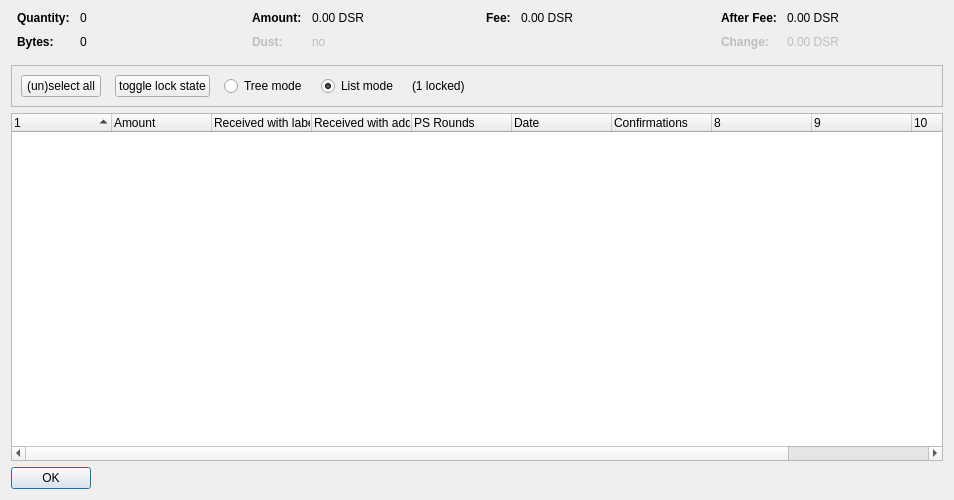
<?xml version="1.0" encoding="UTF-8"?>
<ui version="4.0">
 <class>CoinControlDialog</class>
 <widget class="QDialog" name="CoinControlDialog">
  <property name="geometry">
   <rect>
    <x>0</x>
    <y>0</y>
    <width>954</width>
    <height>500</height>
   </rect>
  </property>
  <property name="windowTitle">
   <string>Coin Selection</string>
  </property>
  <layout class="QVBoxLayout" name="verticalLayout">
   <item>
    <layout class="QHBoxLayout" name="horizontalLayoutTop" stretch="0,0,0,0">
     <property name="topMargin">
      <number>0</number>
     </property>
     <property name="bottomMargin">
      <number>10</number>
     </property>
     <item>
      <layout class="QFormLayout" name="formLayoutCoinControl1">
       <property name="horizontalSpacing">
        <number>10</number>
       </property>
       <property name="verticalSpacing">
        <number>10</number>
       </property>
       <property name="leftMargin">
        <number>6</number>
       </property>
       <property name="rightMargin">
        <number>6</number>
       </property>
       <item row="0" column="0">
        <widget class="QLabel" name="labelCoinControlQuantityText">
         <property name="font">
          <font>
           <weight>75</weight>
           <bold>true</bold>
          </font>
         </property>
         <property name="text">
          <string>Quantity:</string>
         </property>
        </widget>
       </item>
       <item row="0" column="1">
        <widget class="QLabel" name="labelCoinControlQuantity">
         <property name="cursor">
          <cursorShape>IBeamCursor</cursorShape>
         </property>
         <property name="contextMenuPolicy">
          <enum>Qt::ActionsContextMenu</enum>
         </property>
         <property name="text">
          <string notr="true">0</string>
         </property>
         <property name="textInteractionFlags">
          <set>Qt::LinksAccessibleByMouse|Qt::TextSelectableByKeyboard|Qt::TextSelectableByMouse</set>
         </property>
        </widget>
       </item>
       <item row="1" column="0">
        <widget class="QLabel" name="labelCoinControlBytesText">
         <property name="font">
          <font>
           <weight>75</weight>
           <bold>true</bold>
          </font>
         </property>
         <property name="text">
          <string>Bytes:</string>
         </property>
        </widget>
       </item>
       <item row="1" column="1">
        <widget class="QLabel" name="labelCoinControlBytes">
         <property name="cursor">
          <cursorShape>IBeamCursor</cursorShape>
         </property>
         <property name="contextMenuPolicy">
          <enum>Qt::ActionsContextMenu</enum>
         </property>
         <property name="text">
          <string notr="true">0</string>
         </property>
         <property name="textInteractionFlags">
          <set>Qt::LinksAccessibleByMouse|Qt::TextSelectableByKeyboard|Qt::TextSelectableByMouse</set>
         </property>
        </widget>
       </item>
      </layout>
     </item>
     <item>
      <layout class="QFormLayout" name="formLayoutCoinControl2">
       <property name="horizontalSpacing">
        <number>10</number>
       </property>
       <property name="verticalSpacing">
        <number>10</number>
       </property>
       <property name="leftMargin">
        <number>6</number>
       </property>
       <property name="rightMargin">
        <number>6</number>
       </property>
       <item row="0" column="0">
        <widget class="QLabel" name="labelCoinControlAmountText">
         <property name="font">
          <font>
           <weight>75</weight>
           <bold>true</bold>
          </font>
         </property>
         <property name="text">
          <string>Amount:</string>
         </property>
        </widget>
       </item>
       <item row="0" column="1">
        <widget class="QLabel" name="labelCoinControlAmount">
         <property name="cursor">
          <cursorShape>IBeamCursor</cursorShape>
         </property>
         <property name="contextMenuPolicy">
          <enum>Qt::ActionsContextMenu</enum>
         </property>
         <property name="text">
          <string notr="true">0.00 DSR</string>
         </property>
         <property name="textInteractionFlags">
          <set>Qt::LinksAccessibleByMouse|Qt::TextSelectableByKeyboard|Qt::TextSelectableByMouse</set>
         </property>
        </widget>
       </item>
       <item row="1" column="0">
        <widget class="QLabel" name="labelCoinControlLowOutputText">
         <property name="enabled">
          <bool>false</bool>
         </property>
         <property name="font">
          <font>
           <weight>75</weight>
           <bold>true</bold>
          </font>
         </property>
         <property name="text">
          <string>Dust:</string>
         </property>
        </widget>
       </item>
       <item row="1" column="1">
        <widget class="QLabel" name="labelCoinControlLowOutput">
         <property name="enabled">
          <bool>false</bool>
         </property>
         <property name="cursor">
          <cursorShape>IBeamCursor</cursorShape>
         </property>
         <property name="contextMenuPolicy">
          <enum>Qt::ActionsContextMenu</enum>
         </property>
         <property name="text">
          <string notr="true">no</string>
         </property>
         <property name="textInteractionFlags">
          <set>Qt::LinksAccessibleByMouse|Qt::TextSelectableByKeyboard|Qt::TextSelectableByMouse</set>
         </property>
        </widget>
       </item>
      </layout>
     </item>
     <item>
      <layout class="QFormLayout" name="formLayoutCoinControl3">
       <property name="horizontalSpacing">
        <number>10</number>
       </property>
       <property name="verticalSpacing">
        <number>10</number>
       </property>
       <property name="leftMargin">
        <number>6</number>
       </property>
       <property name="rightMargin">
        <number>6</number>
       </property>
       <item row="0" column="0">
        <widget class="QLabel" name="labelCoinControlFeeText">
         <property name="font">
          <font>
           <weight>75</weight>
           <bold>true</bold>
          </font>
         </property>
         <property name="text">
          <string>Fee:</string>
         </property>
        </widget>
       </item>
       <item row="0" column="1">
        <widget class="QLabel" name="labelCoinControlFee">
         <property name="cursor">
          <cursorShape>IBeamCursor</cursorShape>
         </property>
         <property name="contextMenuPolicy">
          <enum>Qt::ActionsContextMenu</enum>
         </property>
         <property name="text">
          <string notr="true">0.00 DSR</string>
         </property>
         <property name="textInteractionFlags">
          <set>Qt::LinksAccessibleByMouse|Qt::TextSelectableByKeyboard|Qt::TextSelectableByMouse</set>
         </property>
        </widget>
       </item>
      </layout>
     </item>
     <item>
      <layout class="QFormLayout" name="formLayoutCoinControl4">
       <property name="horizontalSpacing">
        <number>10</number>
       </property>
       <property name="verticalSpacing">
        <number>10</number>
       </property>
       <property name="leftMargin">
        <number>6</number>
       </property>
       <property name="rightMargin">
        <number>6</number>
       </property>
       <item row="0" column="0">
        <widget class="QLabel" name="labelCoinControlAfterFeeText">
         <property name="font">
          <font>
           <weight>75</weight>
           <bold>true</bold>
          </font>
         </property>
         <property name="text">
          <string>After Fee:</string>
         </property>
        </widget>
       </item>
       <item row="0" column="1">
        <widget class="QLabel" name="labelCoinControlAfterFee">
         <property name="cursor">
          <cursorShape>IBeamCursor</cursorShape>
         </property>
         <property name="contextMenuPolicy">
          <enum>Qt::ActionsContextMenu</enum>
         </property>
         <property name="text">
          <string notr="true">0.00 DSR</string>
         </property>
         <property name="textInteractionFlags">
          <set>Qt::LinksAccessibleByMouse|Qt::TextSelectableByKeyboard|Qt::TextSelectableByMouse</set>
         </property>
        </widget>
       </item>
       <item row="1" column="0">
        <widget class="QLabel" name="labelCoinControlChangeText">
         <property name="enabled">
          <bool>false</bool>
         </property>
         <property name="font">
          <font>
           <weight>75</weight>
           <bold>true</bold>
          </font>
         </property>
         <property name="text">
          <string>Change:</string>
         </property>
        </widget>
       </item>
       <item row="1" column="1">
        <widget class="QLabel" name="labelCoinControlChange">
         <property name="enabled">
          <bool>false</bool>
         </property>
         <property name="cursor">
          <cursorShape>IBeamCursor</cursorShape>
         </property>
         <property name="contextMenuPolicy">
          <enum>Qt::ActionsContextMenu</enum>
         </property>
         <property name="text">
          <string notr="true">0.00 DSR</string>
         </property>
         <property name="textInteractionFlags">
          <set>Qt::LinksAccessibleByMouse|Qt::TextSelectableByKeyboard|Qt::TextSelectableByMouse</set>
         </property>
        </widget>
       </item>
      </layout>
     </item>
    </layout>
   </item>
   <item>
    <widget class="QFrame" name="frame">
     <property name="minimumSize">
      <size>
       <width>0</width>
       <height>40</height>
      </size>
     </property>
     <property name="frameShape">
      <enum>QFrame::StyledPanel</enum>
     </property>
     <property name="frameShadow">
      <enum>QFrame::Sunken</enum>
     </property>
     <layout class="QHBoxLayout" name="horizontalLayout">
      <item>
       <layout class="QHBoxLayout" name="horizontalLayoutPanel" stretch="0,0,0,0,0,0">
        <property name="spacing">
         <number>14</number>
        </property>
        <item>
         <widget class="QPushButton" name="pushButtonSelectAll">
          <property name="sizePolicy">
           <sizepolicy hsizetype="Maximum" vsizetype="Fixed">
            <horstretch>0</horstretch>
            <verstretch>0</verstretch>
           </sizepolicy>
          </property>
          <property name="text">
           <string>(un)select all</string>
          </property>
          <property name="autoDefault">
           <bool>false</bool>
          </property>
         </widget>
        </item>
        <item>
         <widget class="QPushButton" name="pushButtonToggleLock">
          <property name="sizePolicy">
           <sizepolicy hsizetype="Maximum" vsizetype="Fixed">
            <horstretch>0</horstretch>
            <verstretch>0</verstretch>
           </sizepolicy>
          </property>
          <property name="text">
           <string>toggle lock state</string>
          </property>
          <property name="autoDefault">
           <bool>false</bool>
          </property>
         </widget>
        </item>
        <item>
         <widget class="QRadioButton" name="radioTreeMode">
          <property name="sizePolicy">
           <sizepolicy hsizetype="Maximum" vsizetype="Fixed">
            <horstretch>0</horstretch>
            <verstretch>0</verstretch>
           </sizepolicy>
          </property>
          <property name="text">
           <string>Tree mode</string>
          </property>
         </widget>
        </item>
        <item>
         <widget class="QRadioButton" name="radioListMode">
          <property name="sizePolicy">
           <sizepolicy hsizetype="Maximum" vsizetype="Fixed">
            <horstretch>0</horstretch>
            <verstretch>0</verstretch>
           </sizepolicy>
          </property>
          <property name="text">
           <string>List mode</string>
          </property>
          <property name="checked">
           <bool>true</bool>
          </property>
         </widget>
        </item>
        <item>
         <widget class="QLabel" name="labelLocked">
          <property name="text">
           <string>(1 locked)</string>
          </property>
         </widget>
        </item>
        <item>
         <spacer name="horizontalSpacer">
          <property name="orientation">
           <enum>Qt::Horizontal</enum>
          </property>
          <property name="sizeHint" stdset="0">
           <size>
            <width>40</width>
            <height>20</height>
           </size>
          </property>
         </spacer>
        </item>
       </layout>
      </item>
     </layout>
    </widget>
   </item>
   <item>
    <widget class="CoinControlTreeWidget" name="treeWidget">
     <property name="contextMenuPolicy">
      <enum>Qt::CustomContextMenu</enum>
     </property>
     <property name="sortingEnabled">
      <bool>false</bool>
     </property>
     <property name="columnCount">
      <number>11</number>
     </property>
     <attribute name="headerShowSortIndicator" stdset="0">
      <bool>true</bool>
     </attribute>
     <attribute name="headerStretchLastSection">
      <bool>false</bool>
     </attribute>
     <column>
      <property name="text">
       <string/>
      </property>
     </column>
     <column>
      <property name="text">
       <string>Amount</string>
      </property>
     </column>
     <column>
      <property name="text">
       <string>Received with label</string>
      </property>
     </column>
     <column>
      <property name="text">
       <string>Received with address</string>
      </property>
     </column>
     <column>
      <property name="text">
       <string>PS Rounds</string>
      </property>
     </column>
     <column>
      <property name="text">
       <string>Date</string>
      </property>
     </column>
     <column>
      <property name="text">
       <string>Confirmations</string>
      </property>
      <property name="toolTip">
       <string>Confirmed</string>
      </property>
     </column>
     <column>
      <property name="text">
       <string/>
      </property>
     </column>
     <column>
      <property name="text">
       <string/>
      </property>
     </column>
     <column>
      <property name="text">
       <string/>
      </property>
     </column>
     <column>
      <property name="text">
       <string/>
      </property>
     </column>
    </widget>
   </item>
   <item>
    <widget class="QDialogButtonBox" name="buttonBox">
     <property name="sizePolicy">
      <sizepolicy hsizetype="Maximum" vsizetype="Fixed">
       <horstretch>0</horstretch>
       <verstretch>0</verstretch>
      </sizepolicy>
     </property>
     <property name="orientation">
      <enum>Qt::Horizontal</enum>
     </property>
     <property name="standardButtons">
      <set>QDialogButtonBox::Ok</set>
     </property>
    </widget>
   </item>
  </layout>
 </widget>
 <customwidgets>
  <customwidget>
   <class>CoinControlTreeWidget</class>
   <extends>QTreeWidget</extends>
   <header>coincontroltreewidget.h</header>
  </customwidget>
 </customwidgets>
 <resources/>
 <connections/>
</ui>
